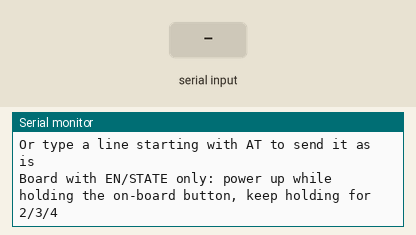
Simulated run of this sketch. Board: Arduino Uno, built with avr-gcc and run on an emulated ATmega328P. Shown: the last lines printed to the serial monitor. The inputs (shaded band) are chosen by the test bench. The modem accepts every AT command (registered, SIM ready, sends succeed) and sends nothing else.

Above: at 1.4 s.
1.5 s: "FAIL\n" received over Serial
At 1.63 s:
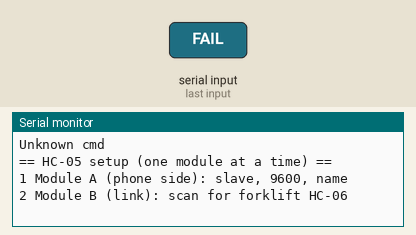
3.0 s: "AT\n" received over Serial
At 3.08 s:
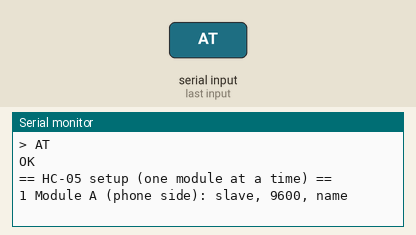
4.5 s: "1\n" received over Serial
At 4.77 s:
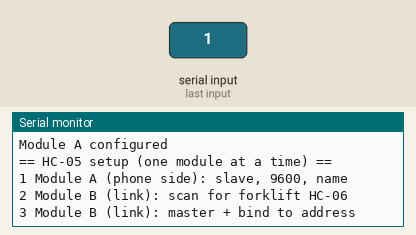
6.0 s: "2\n" received over Serial
At 6.14 s:
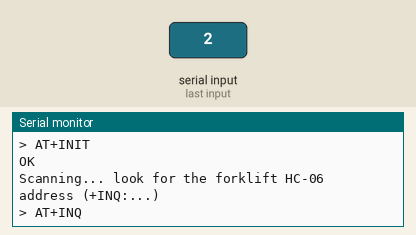
7.5 s: "3\n" received over Serial
At 8.3 s:
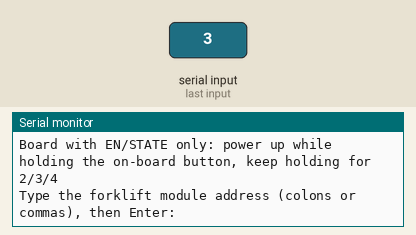
9.0 s: "ERROR\n" received over Serial
At 9.07 s:
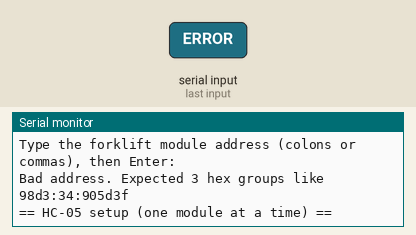

Measured:
- after the input at 1.5 s, the serial monitor: prints a new line at once (image 1)
- after the input at 3.0 s, the serial monitor: prints a new line at once (image 2)
- after the input at 4.5 s, the serial monitor: prints a new line at once (image 3)
- after the input at 6.0 s, the serial monitor: prints a new line at once (image 4)
- after the input at 7.5 s, the serial monitor: prints a new line at once (image 5)
- after the input at 9.0 s, the serial monitor: prints a new line at once (image 6)

The sketch:

tool_hc05_center_setup.ino
```cpp
// ====================================================================================================
// TOOL (one-time setup, not final) | board: any UNO + ONE HC-05 at a time | configures the 2 center-board HC-05 modules
// ====================================================================================================
/*
 * tool_hc05_center_setup.ino  -  센터 보드용 HC-05 2개 사전 설정 (한 번에 모듈 1개씩 연결)
 *
 * 센터 보드의 블루투스 모듈은 둘 다 HC-05 (사용자 확인). 역할:
 *   모듈 A (폰용)        : 슬레이브 (ROLE=0). 폰 앱이 접속한다.      -> 최종 배선 D2/D3
 *   모듈 B (지게차 링크) : 마스터 (ROLE=1) + 지게차 HC-06 주소에 고정 (CMODE=0, BIND). -> 최종 배선 D0/D1
 * 최종 코드(final_center_board)가 두 링크 모두 9600 baud 로 쓰므로 두 모듈의 데이터 속도를 9600 으로 맞춘다.
 *
 * 사용법: 배선은 wiring_hc05_setup.png 참고. 사용자 모듈은 KEY 핀 없이 EN, STATE 핀만 있는 보드 (ZS-040 형).
 *   AT 모드: 보드의 작은 버튼(3.3V 를 칩 34번 핀에 연결, martyncurrey)을 누른 채 전원을 넣고 LED 가 약 2초에 한 번 깜빡이면 AT 모드.
 *   버튼을 잠깐 누르고 떼면 일부 명령만 되는 "mini" 모드: 검색(INQ)/이름 조회(NAME?) 등은 버튼을 계속 누르고 있어야 함 (전체 AT 모드).
 *   EN 은 연결하지 않는다 (martyncurrey: EN 을 LOW 로 하면 모듈이 꺼짐). STATE 는 연결 표시용이라 설정에 필요 없음.
 *   시리얼 모니터 9600 bps. 줄 끝 설정은 상관없음 (이 스케치가 CR+LF 를 붙여 보낸다). 메뉴:
 *   1 모듈 A 설정 / 2 모듈 B: 주변 장치 검색 / 3 모듈 B: 지게차 주소에 고정 / 4 현재 설정 보기 / 5 AT+RESET
 *   "AT" 로 시작하는 줄을 입력하면 그대로 모듈에 보낸다 (예: AT+PSWD=..., AT+PAIR=..., AT+LINK=...).
 *
 * 명령 출처 (직접 읽어 확인한 자료): martyncurrey.com/?p=1348 (AT 진입, ROLE/UART/NAME, INQ/PAIR/BIND/LINK 순서, 주소는 쉼표),
 *   howtomechatronics.com (ROLE/CMODE/BIND/ADDR?), core-electronics.com.au (PSWD/RESET).
 * 미확인: 사용자 보드에 위 버튼이 있는지, EN 이 칩 34번 핀에 연결됐는지 (martyncurrey 댓글: 일부 ZS-040 은 연결 안 됨), 모듈 펌웨어 버전별 차이 (martyncurrey: 3.0 펌웨어와 FC-114 는 다르게 동작할 수 있음), 검색 소요 시간, 지게차 HC-06 PIN.
 *
 * [표기 규칙]  ★ EXTERNAL : 외부 자료/내장 라이브러리  /  ◆ NEW : 새로 작성  /  ?? TODO ?? : 사용자 확인 전 임시값
 */
#include <SoftwareSerial.h>  // ★ EXTERNAL: Arduino 내장 라이브러리 (IoT12 PPT 슬라이드 10 과 같은 사용법)
#include <string.h>
#include <stdio.h>

// ---------------- 핀맵 (기존 tool_at_bridge 과 같음) ----------------
const uint8_t PIN_MODULE_TXD = 2;   // 모듈 TXD 연결 (아두이노가 수신)
const uint8_t PIN_MODULE_RXD = 3;   // 모듈 RXD 연결 (아두이노가 송신, 분압 필요)

// ---------------- 상수 ----------------
const long USB_BAUD        = 9600;    // 시리얼 모니터
const long MODULE_AT_BAUD  = 38400;   // ★ EXTERNAL: martyncurrey, HC-05 AT 모드 속도 (바꿀 수 없다고 적혀 있음)
const long DATA_BAUD       = 9600;    // final_center_board 의 LINK_BAUD / PHONE_BAUD 와 같아야 함
const char PHONE_MODULE_NAME[] = "FORKLIFT_PHONE";   // ?? TODO ??: 임시 이름
const char LINK_MODULE_NAME[]  = "FORKLIFT_LINK";    // ?? TODO ??: 임시 이름
const unsigned long REPLY_TIMEOUT_MS = 2000UL;
const unsigned long SCAN_TIMEOUT_MS  = 60000UL;      // ?? TODO ??: AT+INQ 소요 시간 미확인
const unsigned long INPUT_TIMEOUT_MS = 60000UL;
const uint8_t LINE_MAX = 40;
const uint8_t ADDR_MAX = 24;

SoftwareSerial btModule(PIN_MODULE_TXD, PIN_MODULE_RXD);  // (rx, tx)
char lineBuf[LINE_MAX];
uint8_t lineLen = 0;

// ---------------- 모듈 응답 ----------------
// 마지막 8글자만 보고 "OK\r\n" / "FAIL" / "ERROR" 를 찾는다 (INQ 목록처럼 긴 응답도 화면에 그대로 흘려 보냄)
bool waitReply(unsigned long timeoutMs) {  // ◆ NEW
  char tail[9];
  memset(tail, ' ', 8);
  tail[8] = '\0';
  unsigned long start = millis();
  while (millis() - start < timeoutMs) {
    if (btModule.available() <= 0) continue;
    char c = btModule.read();
    Serial.write(c);
    memmove(tail, tail + 1, 7);
    tail[7] = c;
    if (strcmp(tail + 4, "OK\r\n") == 0) return true;
    if (strstr(tail, "FAIL") != NULL || strstr(tail, "ERROR") != NULL) {
      drainModule(150);
      return false;
    }
  }
  Serial.println(F("\n(timeout: no OK from module)"));
  return false;
}

void drainModule(unsigned long ms) {  // ◆ NEW: 오류 번호 같은 뒷부분을 마저 보여 준다
  unsigned long start = millis();
  while (millis() - start < ms) {
    if (btModule.available() > 0) Serial.write(btModule.read());
  }
}

// 명령 하나를 CR+LF 와 함께 보낸다 (HC-05 는 \r\n 이 없으면 응답하지 않음: martyncurrey)
bool sendAt(const char *cmd, unsigned long timeoutMs) {  // ◆ NEW
  while (btModule.available() > 0) btModule.read();   // 오래된 바이트 버림
  Serial.print(F("> "));
  Serial.println(cmd);
  btModule.print(cmd);
  btModule.print(F("\r\n"));
  return waitReply(timeoutMs);
}

bool sendAtFmt(const char *fmt, const char *arg) {  // ◆ NEW: 문자열 하나를 끼워 만든 명령
  char cmd[LINE_MAX + 16];
  snprintf(cmd, sizeof(cmd), fmt, arg);
  return sendAt(cmd, REPLY_TIMEOUT_MS);
}

bool sendUartCmd() {  // ◆ NEW: 데이터 속도 설정 (정지 비트 0, 패리티 0 은 martyncurrey 예제와 같은 형식)
  char cmd[32];
  snprintf(cmd, sizeof(cmd), "AT+UART=%ld,0,0", DATA_BAUD);
  return sendAt(cmd, REPLY_TIMEOUT_MS);
}

// ---------------- 입력 ----------------
bool pollUsbLine() {  // ◆ NEW: 한 줄이 완성되면 true (lineBuf 에 들어 있음)
  while (Serial.available() > 0) {
    char c = Serial.read();
    if (c == '\n' || c == '\r') {
      if (lineLen == 0) continue;
      lineBuf[lineLen] = '\0';
      lineLen = 0;
      return true;
    }
    if (lineLen < LINE_MAX - 1) lineBuf[lineLen++] = c;
  }
  return false;
}

bool readLineWait(unsigned long timeoutMs) {  // ◆ NEW
  unsigned long start = millis();
  while (millis() - start < timeoutMs) {
    if (pollUsbLine()) return true;
  }
  return false;
}

// 주소 "98d3:34:905d3f" 또는 "98d3,34,905d3f" -> BIND 용 쉼표 형식. 16진 글자 3묶음이 아니면 false
bool normalizeAddress(const char *in, char *out, size_t outSize) {  // ◆ NEW
  uint8_t seps = 0, segLen = 0;
  size_t n = strlen(in);
  if (n == 0 || n >= outSize) return false;
  for (size_t i = 0; i < n; i++) {
    char c = in[i];
    if (c == ':' || c == ',') {
      if (segLen == 0) return false;
      seps++;
      segLen = 0;
      out[i] = ',';
    } else if ((c >= '0' && c <= '9') || (c >= 'a' && c <= 'f') || (c >= 'A' && c <= 'F')) {
      segLen++;
      out[i] = c;
    } else {
      return false;
    }
  }
  out[n] = '\0';
  return seps == 2 && segLen > 0;
}

// ---------------- 설정 순서 ----------------
bool setupPhoneModule() {  // ◆ NEW: 모듈 A = 슬레이브
  if (!sendAt("AT", REPLY_TIMEOUT_MS)) return false;
  if (!sendAt("AT+ROLE=0", REPLY_TIMEOUT_MS)) return false;
  if (!sendUartCmd()) return false;
  return sendAtFmt("AT+NAME=%s", PHONE_MODULE_NAME);
}

// ★ EXTERNAL(변형): martyncurrey.com/?p=1348 댓글의 검색 순서 중 RMAAD, ROLE=1, INIT, INQ. INIT 은 이미 초기화돼 있으면 오류일 수 있어 무시
bool scanForForklift() {  // ◆ NEW: 모듈 B 로 주변 블루투스를 찾는다 (지게차 HC-06 전원을 켜 둘 것)
  if (!sendAt("AT", REPLY_TIMEOUT_MS)) return false;
  if (!sendAt("AT+RMAAD", REPLY_TIMEOUT_MS)) return false;
  if (!sendAt("AT+ROLE=1", REPLY_TIMEOUT_MS)) return false;
  sendAt("AT+INIT", REPLY_TIMEOUT_MS);
  Serial.println(F("Scanning... look for the forklift HC-06 address (+INQ:...)"));
  return sendAt("AT+INQ", SCAN_TIMEOUT_MS);
}

bool bindToForklift(const char *addr) {  // ◆ NEW: 모듈 B = 마스터, 주소 고정
  if (!sendAt("AT", REPLY_TIMEOUT_MS)) return false;
  if (!sendAt("AT+ROLE=1", REPLY_TIMEOUT_MS)) return false;
  if (!sendAt("AT+CMODE=0", REPLY_TIMEOUT_MS)) return false;
  if (!sendAtFmt("AT+BIND=%s", addr)) return false;
  if (!sendUartCmd()) return false;
  return sendAtFmt("AT+NAME=%s", LINK_MODULE_NAME);
}

void runPhoneSetup() {  // ◆ NEW
  if (setupPhoneModule()) {
    Serial.println(F("Module A configured"));
  } else {
    Serial.println(F("Module A setup FAILED"));
    printFailHint();
  }
}

void askAddressAndBind() {  // ◆ NEW
  char addr[ADDR_MAX];
  Serial.println(F("Type the forklift module address (colons or commas), then Enter:"));
  if (!readLineWait(INPUT_TIMEOUT_MS)) {
    Serial.println(F("Cancelled (no input)"));
    return;
  }
  if (!normalizeAddress(lineBuf, addr, sizeof(addr))) {
    Serial.println(F("Bad address. Expected 3 hex groups like 98d3:34:905d3f"));
    return;
  }
  if (bindToForklift(addr)) {
    Serial.println(F("Module B configured"));
  } else {
    Serial.println(F("Module B setup FAILED"));
    printFailHint();
  }
}

void showSettings() {  // ◆ NEW: 일부 조회는 34번 핀이 HIGH(버튼 누름) 일 때만 응답 (martyncurrey)
  sendAt("AT", REPLY_TIMEOUT_MS);
  sendAt("AT+VERSION?", REPLY_TIMEOUT_MS);
  sendAt("AT+ADDR?", REPLY_TIMEOUT_MS);
  sendAt("AT+ROLE?", REPLY_TIMEOUT_MS);
  sendAt("AT+UART?", REPLY_TIMEOUT_MS);
  sendAt("AT+NAME?", REPLY_TIMEOUT_MS);
}

// ---------------- 메뉴 ----------------
void printFailHint() {  // ◆ NEW: 버튼만 쓰는 보드에서 흔한 실패 원인
  Serial.println(F("Failed? Full AT mode needs pin 34 HIGH: keep the on-board button pressed (mini mode runs only some commands)"));
}

void printMenu() {
  Serial.println(F("\n== HC-05 setup (one module at a time) =="));
  Serial.println(F("1 Module A (phone side): slave, 9600, name"));
  Serial.println(F("2 Module B (link): scan for forklift HC-06"));
  Serial.println(F("3 Module B (link): master + bind to address"));
  Serial.println(F("4 Show settings   5 AT+RESET"));
  Serial.println(F("Or type a line starting with AT to send it as is"));
  Serial.println(F("Board with EN/STATE only: power up while holding the on-board button, keep holding for 2/3/4"));
}

void handleLine(const char *line) {  // ◆ NEW
  if (strncmp(line, "AT", 2) == 0) {
    sendAt(line, REPLY_TIMEOUT_MS);
    return;
  }
  switch (line[0]) {
    case '1': runPhoneSetup(); break;
    case '2': if (!scanForForklift()) printFailHint(); break;
    case '3': askAddressAndBind(); break;
    case '4': showSettings(); break;
    case '5': sendAt("AT+RESET", REPLY_TIMEOUT_MS); break;
    default:  Serial.println(F("Unknown cmd"));
  }
}

void setup() {
  Serial.begin(USB_BAUD);
  btModule.begin(MODULE_AT_BAUD);
  printMenu();
}

void loop() {
  if (!pollUsbLine()) return;
  handleLine(lineBuf);
  printMenu();
}
```
